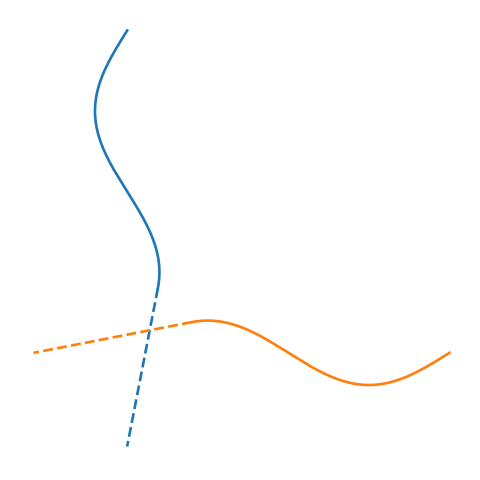

Reproduce this figure in Python.
import numpy as np
import matplotlib.pyplot as plt

fig, ax = plt.subplots(figsize=(5,5))
ax.set_aspect("equal", "box")
ax.axis("off")
ax.set_xlim(-0.35, 1.05)
ax.set_ylim(-0.35, 1.05)

def gamma1(t):
	return np.array([0.1*np.sin(2*np.pi*t), t])

def gamma2(t):
	return np.array([t, 0.1*np.sin(2*np.pi*t)])

def plot_points(points, c, f = "-"):
	xs = points[:,0]
	ys = points[:,1]

	plt.plot(xs, ys, f, color = c, lw = 2)

def gradient(curve, t):
	dt = 1e-10
	return 0.5/dt * (curve(t+dt) - curve(t-dt))

def lin_cont(curve, s, sign, t):
	grad = sign*gradient(curve, s)
	grad = grad/np.linalg.norm(grad)

	return curve(s)+t*grad

ts = np.linspace(0.2, 1, 1000)
g1 = np.array([gamma1(t) for t in ts])
g2 = np.array([gamma2(t) for t in ts])

ss = np.linspace(0, 0.5, 100)
c1 = np.array([lin_cont(gamma1, 0.2, -1, s) for s in ss])
c2 = np.array([lin_cont(gamma2, 0.2, -1, s) for s in ss])

plot_points(g1, "tab:blue")
plot_points(g2, "tab:orange")
plot_points(c1, "tab:blue", "--")
plot_points(c2, "tab:orange", "--")

plt.tight_layout()

plt.savefig("linearContinuationCurve.svg")
plt.show()

fig, ax = plt.subplots(figsize=(5,5))
ax.set_aspect("equal", "box")
ax.axis("off")
ax.set_xlim(-0.35, 1.05)
ax.set_ylim(-0.35, 1.05)

ts = np.linspace(0.2, 1, 1000)
g1 = np.array([gamma1(t) for t in ts])
g2 = np.array([gamma2(t) for t in ts])

ss = np.linspace(0, 0.13, 100)
c1 = np.array([lin_cont(gamma1, 0.2, -1, s) for s in ss])
c2 = np.array([lin_cont(gamma2, 0.2, -1, s) for s in ss])

plot_points(g1, "tab:blue")
plot_points(g2, "tab:orange")

plot_points(c1, "tab:green")
plot_points(c2, "tab:green")

plt.tight_layout()

plt.savefig("linearContinuationCurve2.svg")
plt.show()
